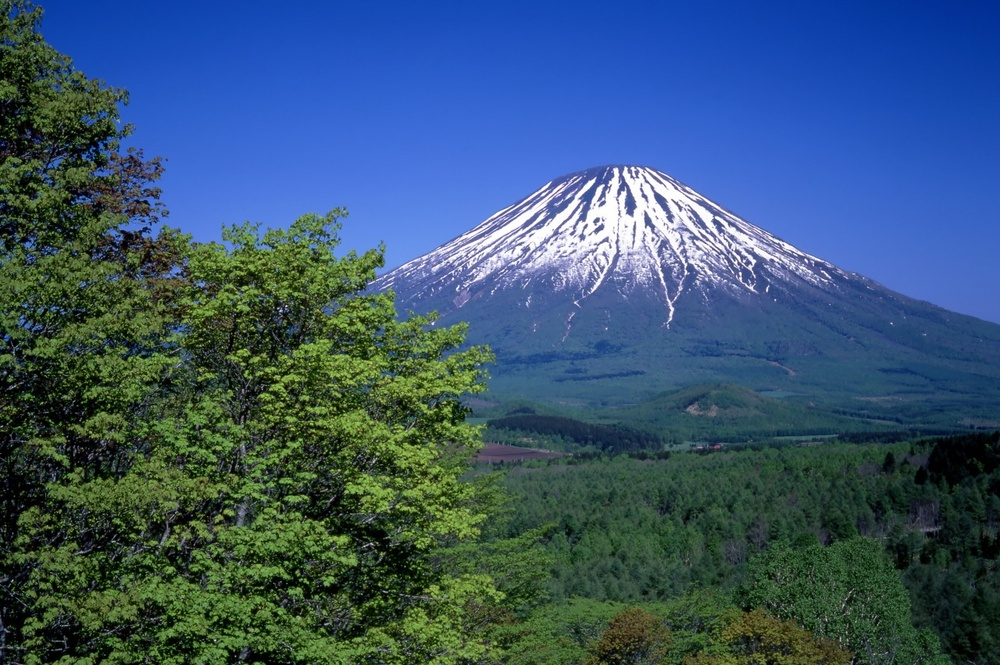
#> input picture sample_pictures/10334_1_l.jpg, 1000 x 665 px, shrunk from 1280 x 851 before the run
$ python -i app.py   (imports and definitions only)
#> lines starting #> are read from the running program, lines starting #| are printed output that depends on the picture; after the words box and inside, x2 and y2 are one past the last pixel; in counts of white or black regions, pixels touching at a corner belong together
# -*- coding: utf-8 -*-
"""Sky_Detector.ipynb

Automatically generated by Colaboratory.

Original file is located at
    https://colab.research.google.com/drive/1w60v5i9Gkv1PrxobTDvjw8Ckivd8KYSZ
"""

import gradio as gr
import cv2
import numpy as np
import matplotlib.pyplot as plt
from sklearn.cluster import KMeans
import io
from PIL import Image


def segment_sky_with_kmeans(image_rgb):
    h, w = image_rgb.shape[:2]

    reshaped_img = image_rgb.reshape((-1, 3)).astype(np.float32)

      # Using 2 cluster centers
    k = 2
    _, labels, centers = cv2.kmeans(reshaped_img, k, None, (cv2.TERM_CRITERIA_EPS + cv2.TERM_CRITERIA_MAX_ITER, 100, 0.2), 10, cv2.KMEANS_RANDOM_CENTERS)
#> centers = [[65.35, 104.5, 185.9], [48.67, 69.14, 48.23]]

    # Assuming the sky cluster has higher brightness
    sky_cluster_index = np.argmax(np.mean(centers, axis=1))
#> sky_cluster_index = 0
    sky_mask = (labels.reshape((h, w)) == sky_cluster_index)
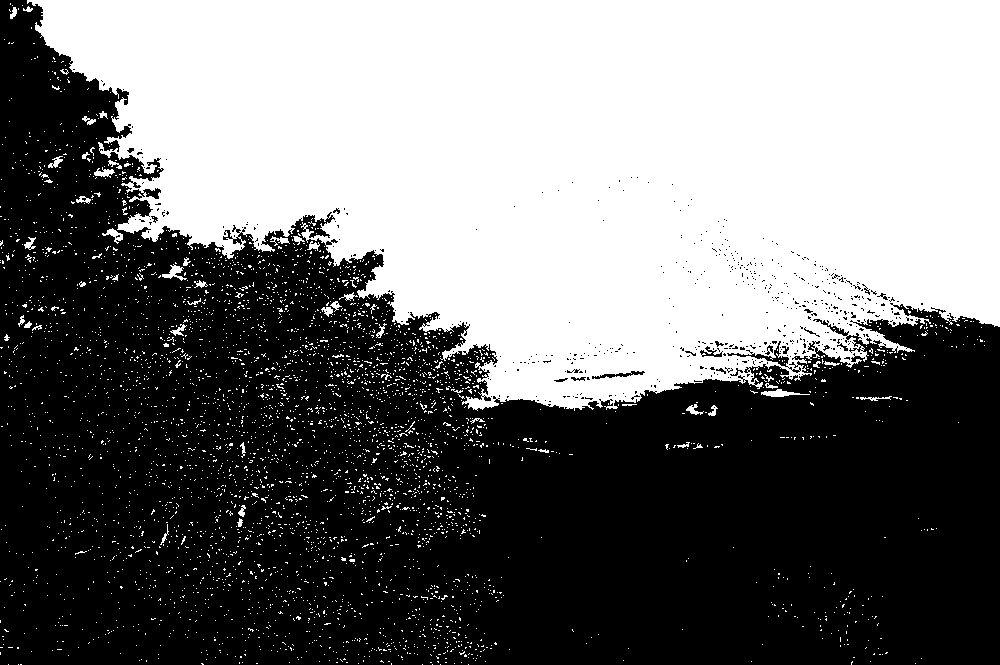
#> sky_mask: shape (665, 1000) bool; 45.3% white; 4080 white regions (4020 under 20 px), largest, box (x1, y1, x2, y2) and area: (27, 0, 1000, 411) 288874, (761, 389, 810, 397) 189, (162, 264, 187, 281) 164

    return sky_mask.astype(np.uint8) * 255

def process_image_and_display_all_steps(image_rgb):


    sky_mask_kmeans = segment_sky_with_kmeans(image_rgb)

    image_hsv = cv2.cvtColor(image_rgb, cv2.COLOR_RGB2HSV)
#> image_hsv: shape (665, 1000, 3); mean H, S, V 84.6, 148, 124.8

    # Refine the blue sky color thresholds
    lower_blue = np.array([70, 50, 100])  # Increase the lower bounds
    upper_blue = np.array([130, 255, 255])  # Adjust the hue to be more selective

    mask_blue = cv2.inRange(image_hsv, lower_blue, upper_blue)
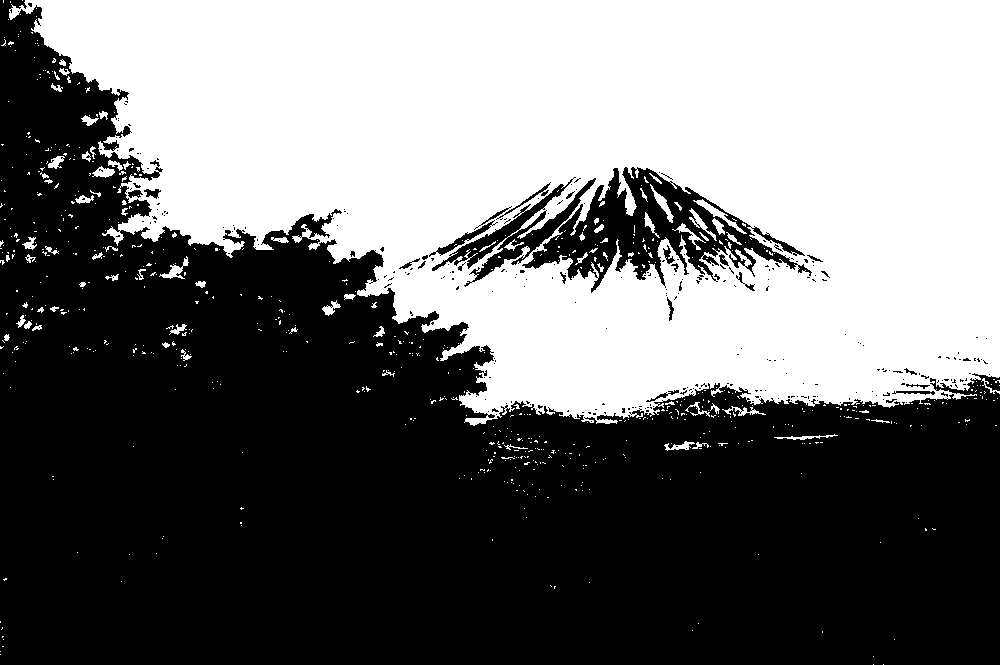
#> mask_blue: shape (665, 1000); 44.6% white; 693 white regions (615 under 20 px), largest, box (x1, y1, x2, y2) and area: (9, 0, 1000, 426) 289617, (693, 199, 747, 234) 299, (650, 184, 674, 223) 225

    # Keep the sunset sky color thresholds unchanged
    lower_orange_red = np.array([0, 100, 100])
    upper_orange_red = np.array([30, 255, 255])
    mask_orange_red = cv2.inRange(image_hsv, lower_orange_red, upper_orange_red)
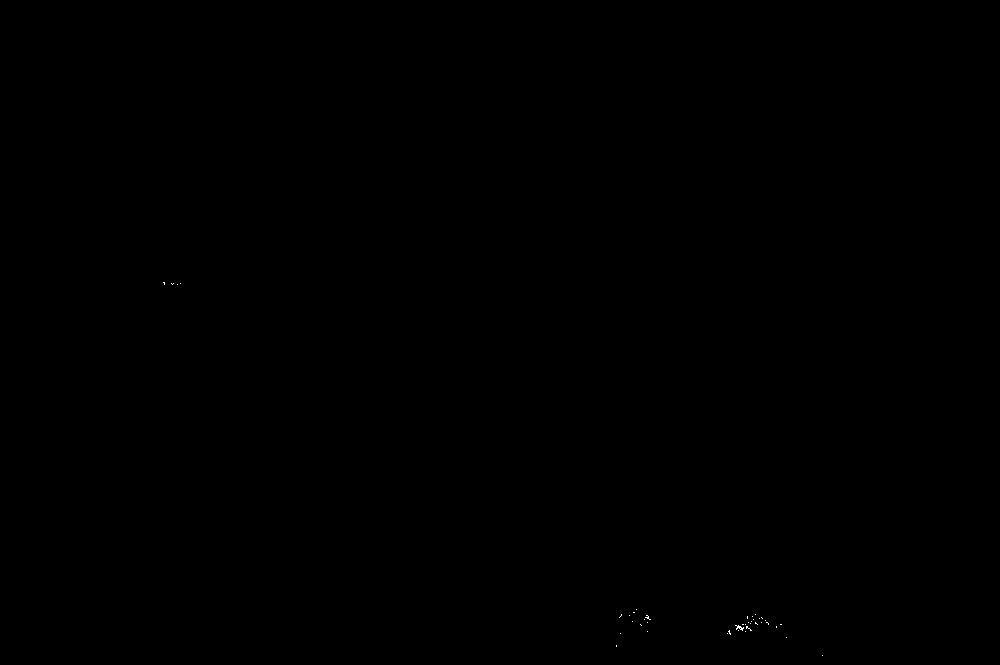
#> mask_orange_red: shape (665, 1000); 0.02% white in thin lines or dots, all inside (x1, y1, x2, y2) = (163, 282, 823, 656)

    # Combine the blue and orange/red sky masks
    sky_mask = cv2.bitwise_or(mask_blue, mask_orange_red)

    # Only apply the mask to the upper part of the image
    h, w = sky_mask.shape
    two_thirds_mask = np.zeros_like(sky_mask)
    two_thirds_mask[:2*h//3, :] = 1  # Create a mask for the upper two-thirds
    sky_mask_two_thirds = cv2.bitwise_and(sky_mask, sky_mask, mask=two_thirds_mask)
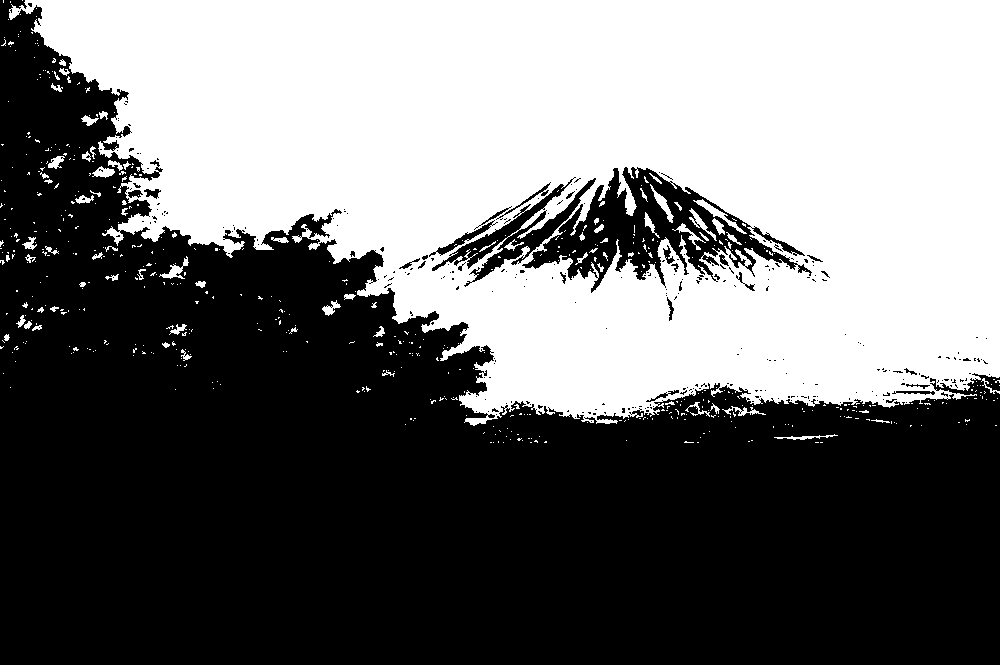
#> sky_mask_two_thirds: shape (665, 1000); 44.5% white; 567 white regions (492 under 20 px), largest, box (x1, y1, x2, y2) and area: (9, 0, 1000, 426) 289617, (693, 199, 747, 234) 299, (650, 184, 674, 223) 225

    # Clean up the mask with morphological operations
    kernel = np.ones((7, 7), np.uint8)
    mask_morph = cv2.morphologyEx(sky_mask, cv2.MORPH_CLOSE, kernel)
#> mask_morph: shape (665, 1000); 47.4% white; 224 white regions (175 under 20 px), largest, box (x1, y1, x2, y2) and area: (0, 0, 1000, 426) 309368, (489, 434, 547, 470) 680, (150, 256, 189, 285) 430
    mask_morph = cv2.morphologyEx(mask_morph, cv2.MORPH_OPEN, kernel)
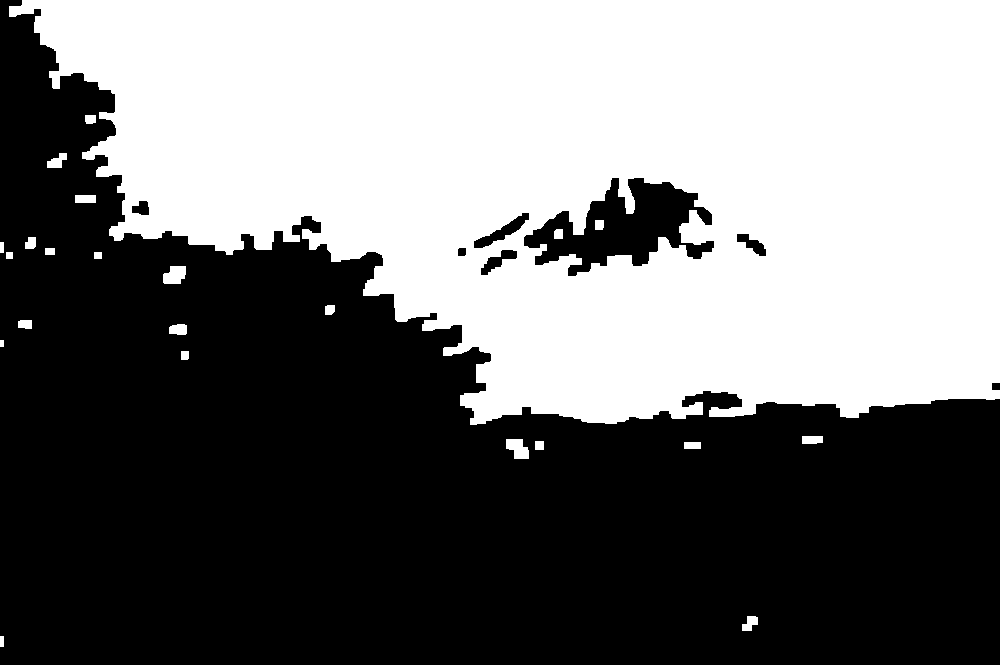
#> mask_morph: shape (665, 1000); 46.5% white; 23 white regions, largest, box (x1, y1, x2, y2) and area: (9, 0, 1000, 425) 306697, (163, 266, 186, 284) 335, (506, 439, 529, 459) 334

    # Fill the sky area with white color
    image_with_white_sky = image_rgb.copy()
    image_with_white_sky[mask_morph != 0] = (255, 255, 255)
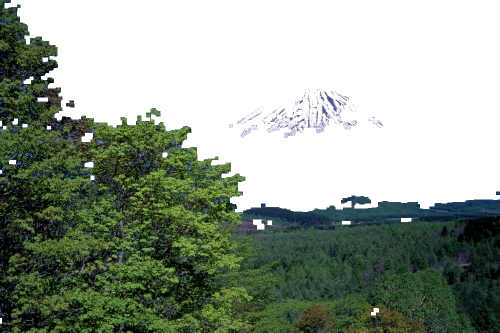
#> image_with_white_sky: shape (665, 1000, 3) (shown at 1/2 size); mean R, G, B 148.6, 158.9, 145.8

    # Display the key steps of the process
    fig, axs = plt.subplots(1, 1, figsize=(30, 15))

    axs.imshow(image_with_white_sky)
    axs.set_title('Image with White Sky')
    axs.axis('off')

    plt.tight_layout()


    # Save the plot to a buffer instead of showing it
    buf = io.BytesIO()
    plt.savefig(buf, format='png')
    buf.seek(0)
    plt.close()

    # Convert buffer to PIL image and return
    img = Image.open(buf)
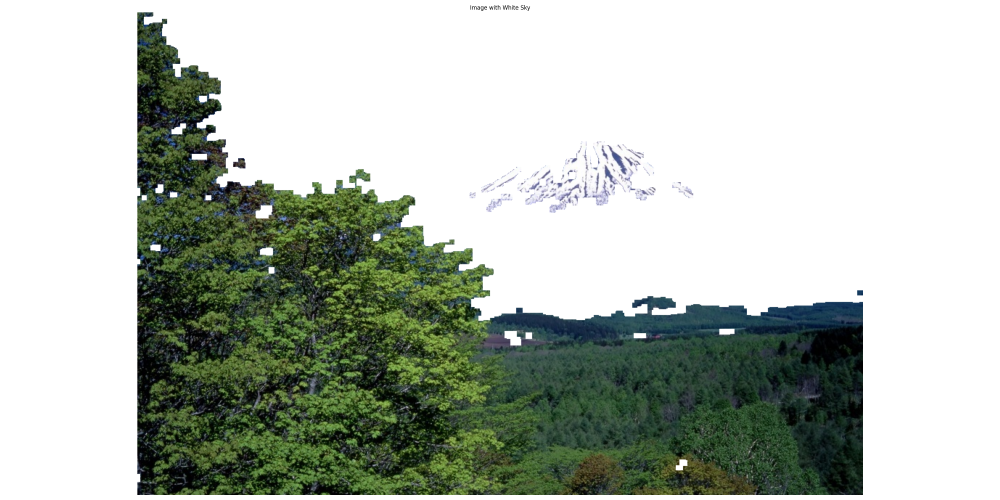
#> img: PIL image 3000x1500 RGBA (shown at 1/3 size); mean R, G, B, A 180.3, 187.4, 178.3, 255
    return img

def process_image_and_display_all_steps_gradio(input_image):
    img = process_image_and_display_all_steps(input_image)
    return img

# [5 lines that did not run here, left out]
# [1 line not run here, left out]

>>> import cv2
>>> picture = cv2.cvtColor(cv2.imread('sample_pictures/10334_1_l.jpg'), cv2.COLOR_BGR2RGB)
>>> result = process_image_and_display_all_steps(picture)

$ run again, on sample_pictures/45980661-sky.jpg
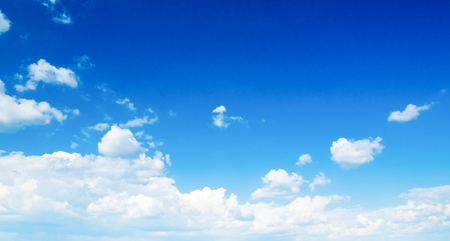
#> input picture sample_pictures/45980661-sky.jpg, 450 x 241 px
#> centers = [[190.9, 222.2, 241.1], [21.36, 110.7, 206.3]]
#> sky_cluster_index = 0
#> in segment_sky_with_kmeans, `sky_mask = (labels.reshape((h, w)) == sky_cluster_index)`:
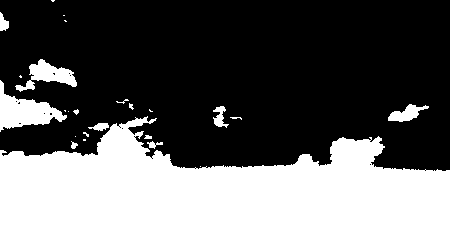
#> sky_mask: shape (241, 450) bool; 38.5% white; 25 white regions (12 under 20 px), largest, box (x1, y1, x2, y2) and area: (0, 116, 450, 241) 38324, (0, 80, 67, 132) 1536, (15, 59, 77, 92) 842
#> image_hsv: shape (241, 450, 3); mean H, S, V 102.8, 163, 219.7
#> mask_blue: shape (241, 450); 77.7% white; 39 black regions (26 under 20 px), largest, box (x1, y1, x2, y2) and area: (0, 151, 450, 241) 20509, (250, 169, 302, 200) 791, (0, 94, 49, 122) 767
#> mask_orange_red: shape (241, 450); every value is 0
#> sky_mask_two_thirds: shape (241, 450); 63.5% white; 16 black regions (10 under 20 px), largest, box (x1, y1, x2, y2) and area: (0, 138, 450, 241) 37784, (0, 94, 49, 122) 767, (98, 126, 138, 154) 611, (32, 60, 69, 80) 238, (392, 107, 415, 119) 99, (215, 106, 224, 112) 30
#> in process_image_and_display_all_steps, `img = Image.open(buf)`:
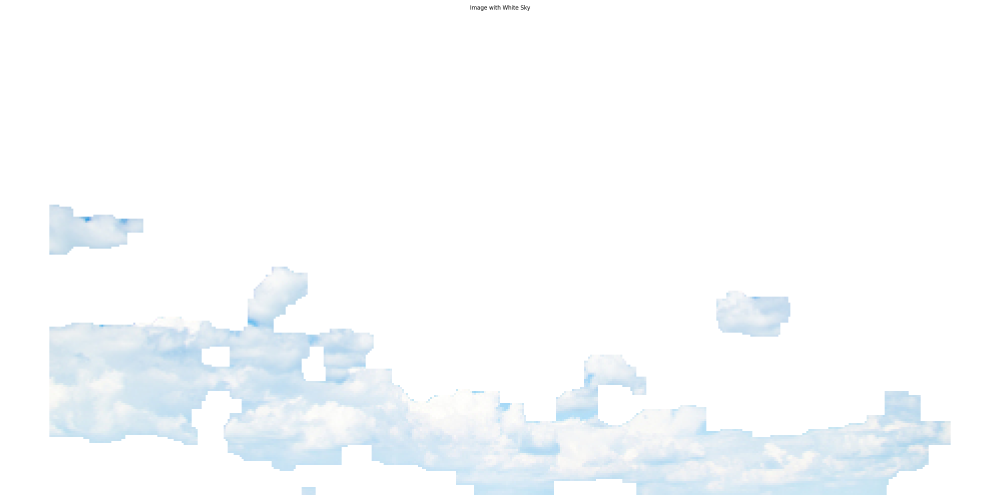
#> img: PIL image 3000x1500 RGBA (shown at 1/3 size); mean R, G, B, A 248.8, 251.1, 252.7, 255

$ run again, on sample_pictures/EastVan.jpg
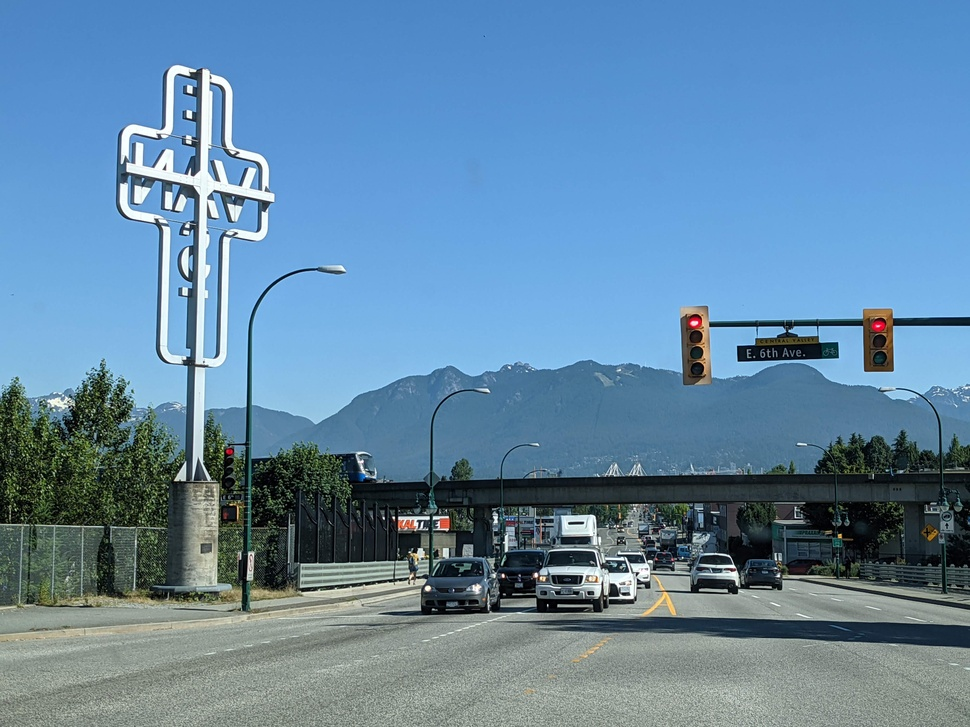
#> input picture sample_pictures/EastVan.jpg, 970 x 727 px, shrunk from 4032 x 3024 before the run
#> centers = [[38.87, 50.66, 49.2], [113.9, 157, 193.3]]
#> sky_cluster_index = 1
#> in segment_sky_with_kmeans, `sky_mask = (labels.reshape((h, w)) == sky_cluster_index)`:
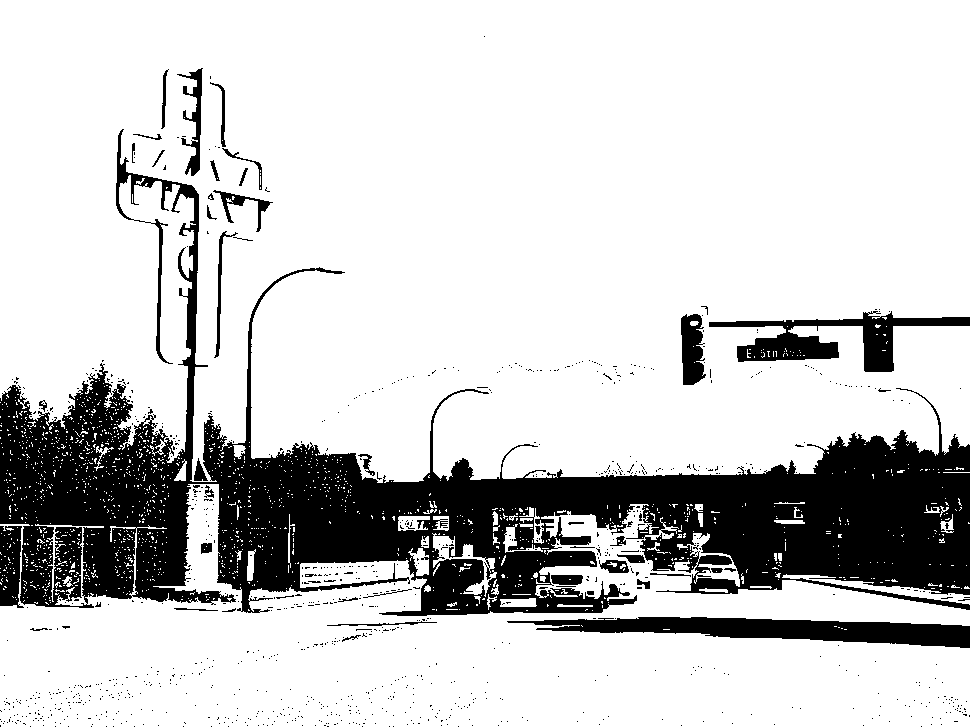
#> sky_mask: shape (727, 970) bool; 79.9% white; 1017 black regions (969 under 20 px), largest, box (x1, y1, x2, y2) and area: (0, 129, 970, 616) 119027, (507, 617, 970, 648) 7551, (709, 311, 970, 372) 5298
#> image_hsv: shape (727, 970, 3); mean H, S, V 92.1, 103.4, 167.7
#> mask_blue: shape (727, 970); 59.3% white; 133 black regions (130 under 20 px), largest, box (x1, y1, x2, y2) and area: (0, 65, 970, 727) 279090, (680, 306, 970, 385) 7568, (878, 388, 891, 392) 32
#> mask_orange_red: shape (727, 970); 0.18% white; 47 white regions (39 under 20 px), largest, box (x1, y1, x2, y2) and area: (864, 310, 893, 358) 451, (645, 593, 675, 615) 165, (398, 520, 415, 529) 114
#> sky_mask_two_thirds: shape (727, 970); 58.9% white; 126 black regions (123 under 20 px), largest, box (x1, y1, x2, y2) and area: (0, 65, 970, 727) 282548, (680, 306, 970, 385) 6849, (878, 388, 891, 392) 32
#> in process_image_and_display_all_steps, `img = Image.open(buf)`:
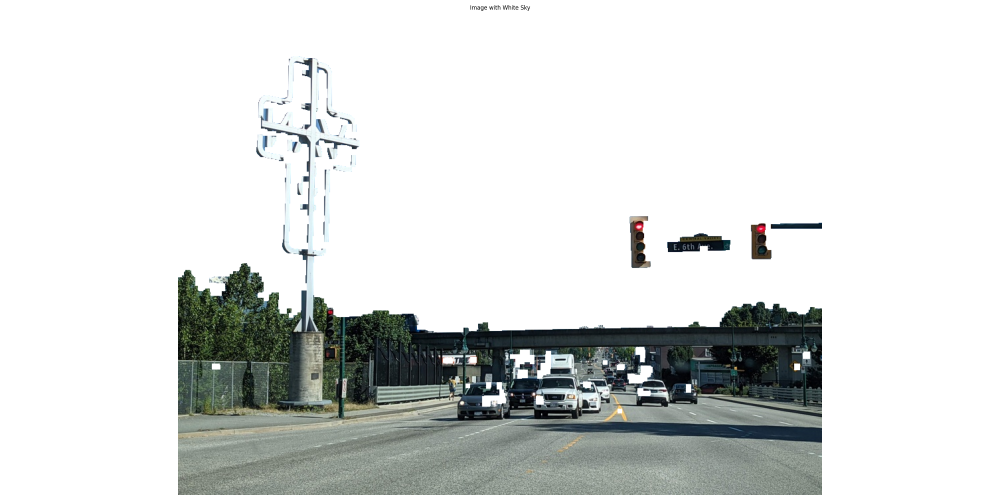
#> img: PIL image 3000x1500 RGBA (shown at 1/3 size); mean R, G, B, A 216.5, 219, 217.7, 255
